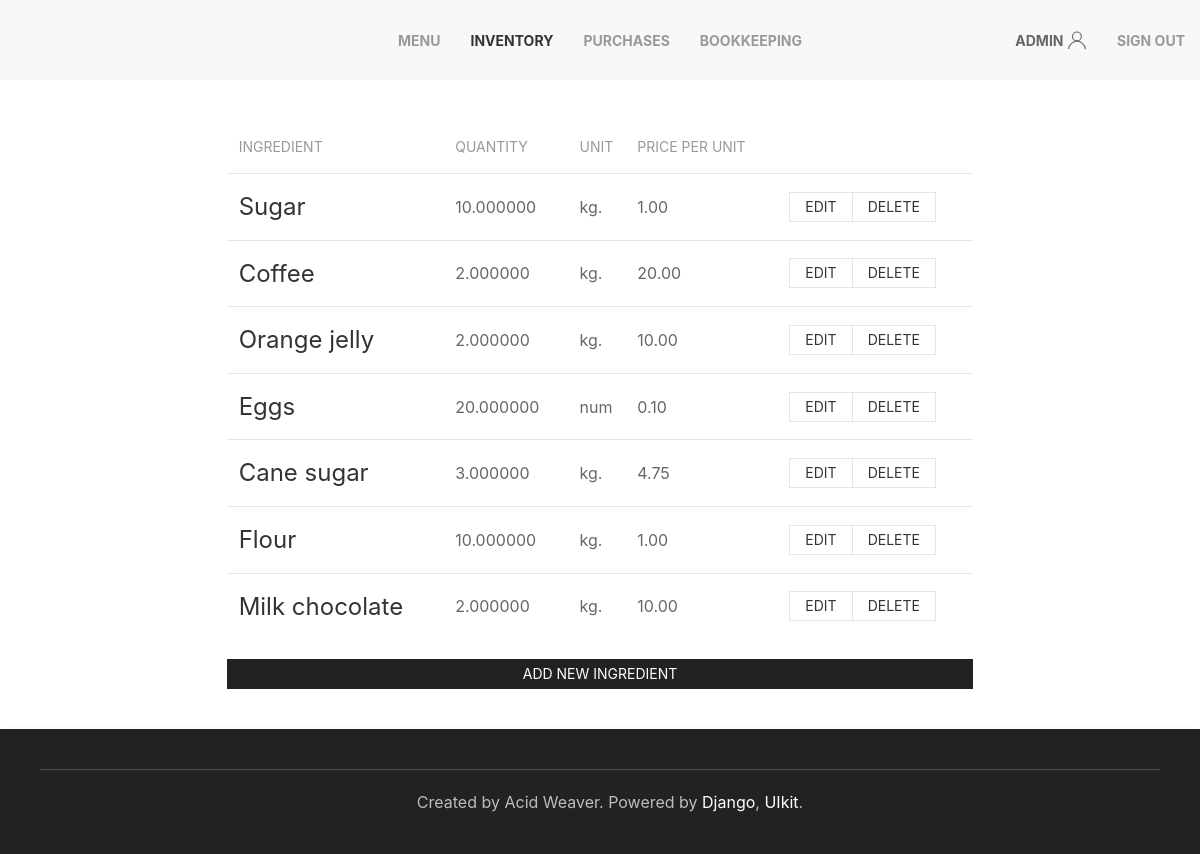
Before: /inventory (signed in) with the older database file.
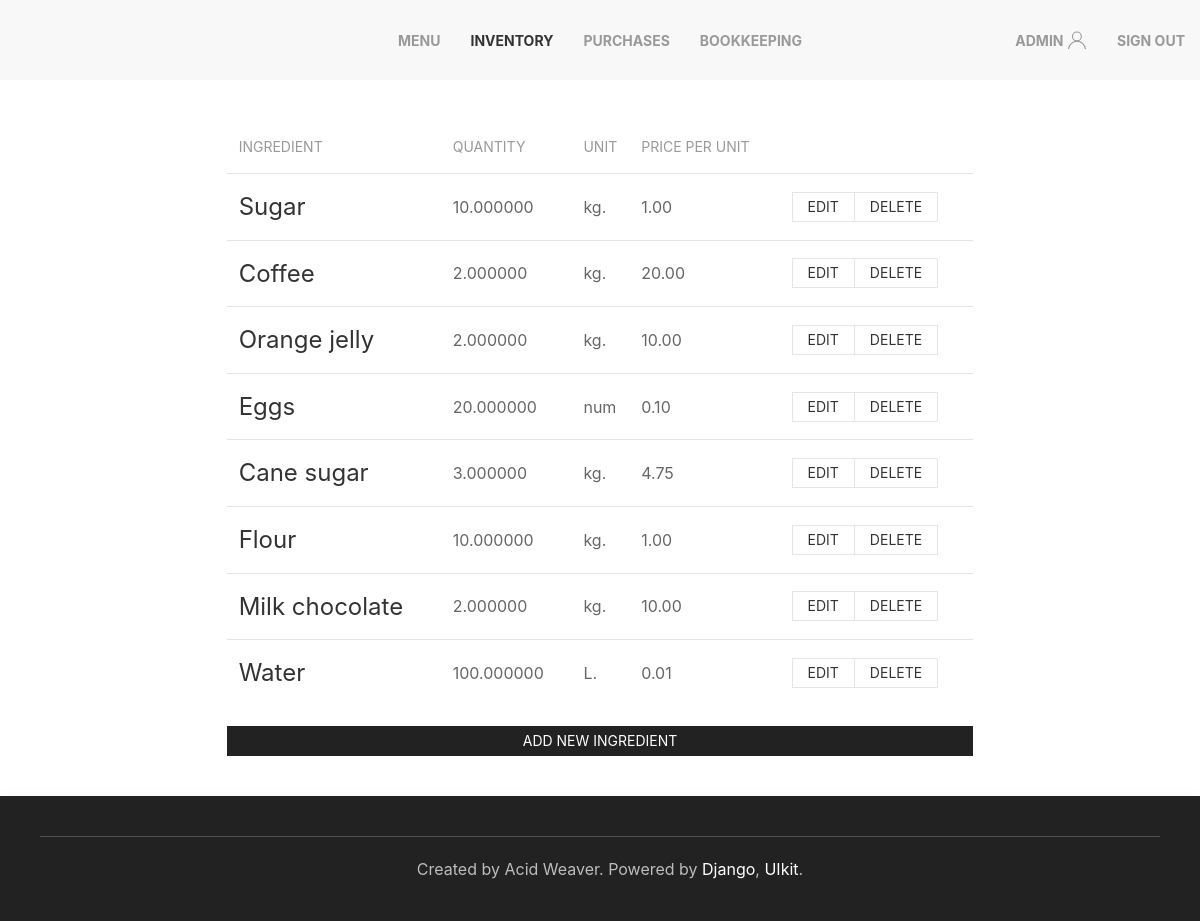
After: the same page with the newer database file.
### inventory/models.py (models this page shows, shortened)
class Ingredient(models.Model):
	title = models.CharField(max_length=63, unique=True)
	quantity = models.DecimalField(max_digits=12, decimal_places=6, default=0)
	class PossibleUnits(models.TextChoices):
		GRAM = 'g.', _('grams')
		KILO = 'kg.', _('kilos')
		LITER = 'L.', _('liters')
		MLITER = 'ml.', _('milliliters')
		AMOUNT = 'num', _('amount')
	unit = models.CharField(max_length=3, choices=PossibleUnits.choices, default=PossibleUnits.AMOUNT)
	price = models.DecimalField(max_digits=5, decimal_places=2, default=0)

### inventory/views.py (the view)
# urls.py: path('inventory', WarehouseView.as_view(), name='inventory'),
class WarehouseView(LoginRequiredMixin, DataMixin, ListView):
	model = Ingredient
	template_name = 'inventory/inventory.html'
	def get_context_data(self, **kwargs):
		context = super().get_context_data(**kwargs)
		mixin_context = self.get_user_context(title='Inventory', select=1)
		return dict(list(context.items()) + list(mixin_context.items()))

### inventory/utils.py (called while the page is built)
	def get_user_context(self, **kwargs):
		context = kwargs
		if 'select' in context:
			context['select'] = navigation[context['select']]
		context['nav_menu'] = navigation
		return context

### inventory/templates/inventory/inventory.html (shortened to what this page needs)
{% extends 'inventory/base.html' %}
{% block content %}
<div class="uk-grid-match uk-margin-remove-left" uk-grid>
	<div class="uk-width-expand uk-padding-remove">
		<table class="uk-table uk-table-middle uk-table-divider">
			<thead>
				<tr>
					<th>Ingredient</th>
					<th>Quantity</th>
					<th class="uk-table-shrink">Unit</th>
					<th>Price per unit</th>
					<th></th>
				</tr>
			</thead>
			<tbody>
				{% for ingredient in object_list %}
				<tr>
					<td><h3>{{ ingredient.title }}</h3></td>
					<td>{{ ingredient.quantity }}</td>
					<td class="uk-table-shrink">{{ ingredient.unit }}</td>
					<td>{{ ingredient.price }}</td>
					<td>
						<div class="uk-button-group">
							<a class="uk-button uk-button-default uk-button-small" href="{% url 'update_ingredient' ingredient.pk %}">Edit</a>
							<a class="uk-button uk-button-default uk-button-small" href="{% url 'delete_ingredient' ingredient.pk %}">Delete</a>
						</div>
					</td>
				</tr>
				{% endfor %}
			</tbody>
		</table>
		<a class="uk-button uk-button-secondary uk-button-small" href="{% url 'create_ingredient' %}">Add new ingredient</a>
	</div>
</div>
{% endblock %}

### inventory/templates/inventory/base.html (shortened to what this page needs)
{% load static %}
<!DOCTYPE html>
<html id="main">
	<head>
        <link rel="stylesheet" href="{% static 'inventory/css/uikit.min.css' %}" />
	</head>
	<body uk-height-match="target:main">
		{% block mainmenu %}
		<nav class="uk-navbar-container uk-visible@m" uk-navbar>
			<div class="uk-navbar-center">
				<ul class="uk-navbar-nav">
					{% for m in nav_menu %}
					{% if select != m %}
					<li><a class="uk-text-bold" href="{% url m.url_name %}">{{ m.title }}</a></li>
					{% else %}
					<li class="uk-active"><a class="uk-text-bold" href="{% url m.url_name %}">{{ m.title }}</a></li>
					{% endif %}
					{% endfor %}
				</ul>
			</div>
			<div class="uk-navbar-right">
				{% if request.user.is_authenticated %}
				<ul class="uk-navbar-nav">
					<li><a class="uk-text-bold" href="#">{{ user.username }}<span uk-icon="icon: user"></span></a></li>
					<li><a class="uk-text-bold" href="{% url 'logout' %}">Sign out</a></li>
				</ul>
				{% else %}
				<ul class="uk-navbar-nav">
					<li><a class="uk-text-bold" href="{% url 'login' %}">Sign in</a></li>
					<li><a class="uk-text-bold" href="{% url 'registration' %}">Sign up</a></li>
				</ul>
				{% endif %}
			</div>
		</nav>
		{% endblock mainmenu %}
		<div class="uk-padding">
			{% block content %}
			{% endblock %}
		</div>
		<footer class="uk-background-secondary">
			<div class="uk-card uk-card-secondary uk-card-body uk-text-center uk-position-z-index" uk-sticky="position: bottom;">
				<hr />
				<p class="uk-margin-left uk-margin-remove-top">Created by Acid Weaver.
				Powered by <a href="https://www.djangoproject.com/" target="_blank">Django</a>, <a href="https://getuikit.com/" target="_blank">UIkit</a>.</p>
			</div>
		</footer>
	</body>
</html>

Changed rows visible on the page:
added Ingredient: title "Water", quantity "100.000000", unit "L.", price "0.01"
